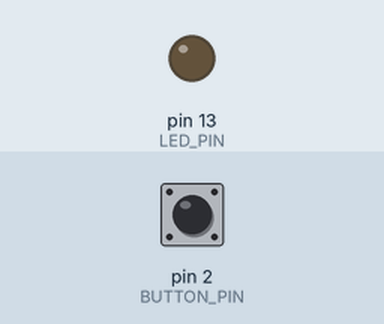
This sketch was run on a simulated Arduino Uno, built with avr-gcc and run on an emulated ATmega328P. Shown: output pins drawn as LEDs (lit = HIGH). Inputs (shaded band) come from the test bench; at power-on: pin 2 (BUTTON_PIN) HIGH.

Above: at 1.2 s.
1.3 s: pin 2 (BUTTON_PIN) pulled LOW for 0.15 s
At 1.37 s:
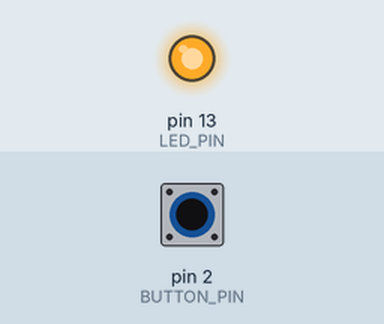
2.9 s: pin 2 (BUTTON_PIN) pulled LOW for 3.2 s
At 6.8 s:
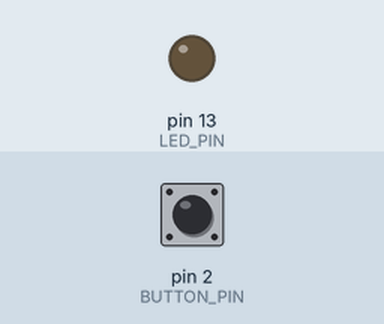
Timing chart, 0 to 8.3 s (numbered marks = the images above; inputs shaded):
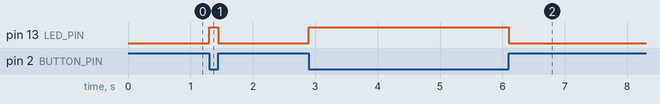

Measured:
- after the input at 1.3 s, pin 13 (LED_PIN): LOW → HIGH at once, → LOW 0.15 s later
- after the input at 2.9 s, pin 13 (LED_PIN): LOW → HIGH at once, → LOW 3.2 s later

The sketch:

02_button_led.ino
```cpp
// Turns on an LED when a push button is pressed
const int BUTTON_PIN = 2;
const int LED_PIN = 13;

void setup() {
  pinMode(LED_PIN, OUTPUT);
  // Uses internal pull-up resistor (button connects pin 2 to GND)
  pinMode(BUTTON_PIN, INPUT_PULLUP);
}

void loop() {
  // LOW means button is pressed when using INPUT_PULLUP
  if (digitalRead(BUTTON_PIN) == LOW) {
    digitalWrite(LED_PIN, HIGH);
  } else {
    digitalWrite(LED_PIN, LOW);
  }
}
```
